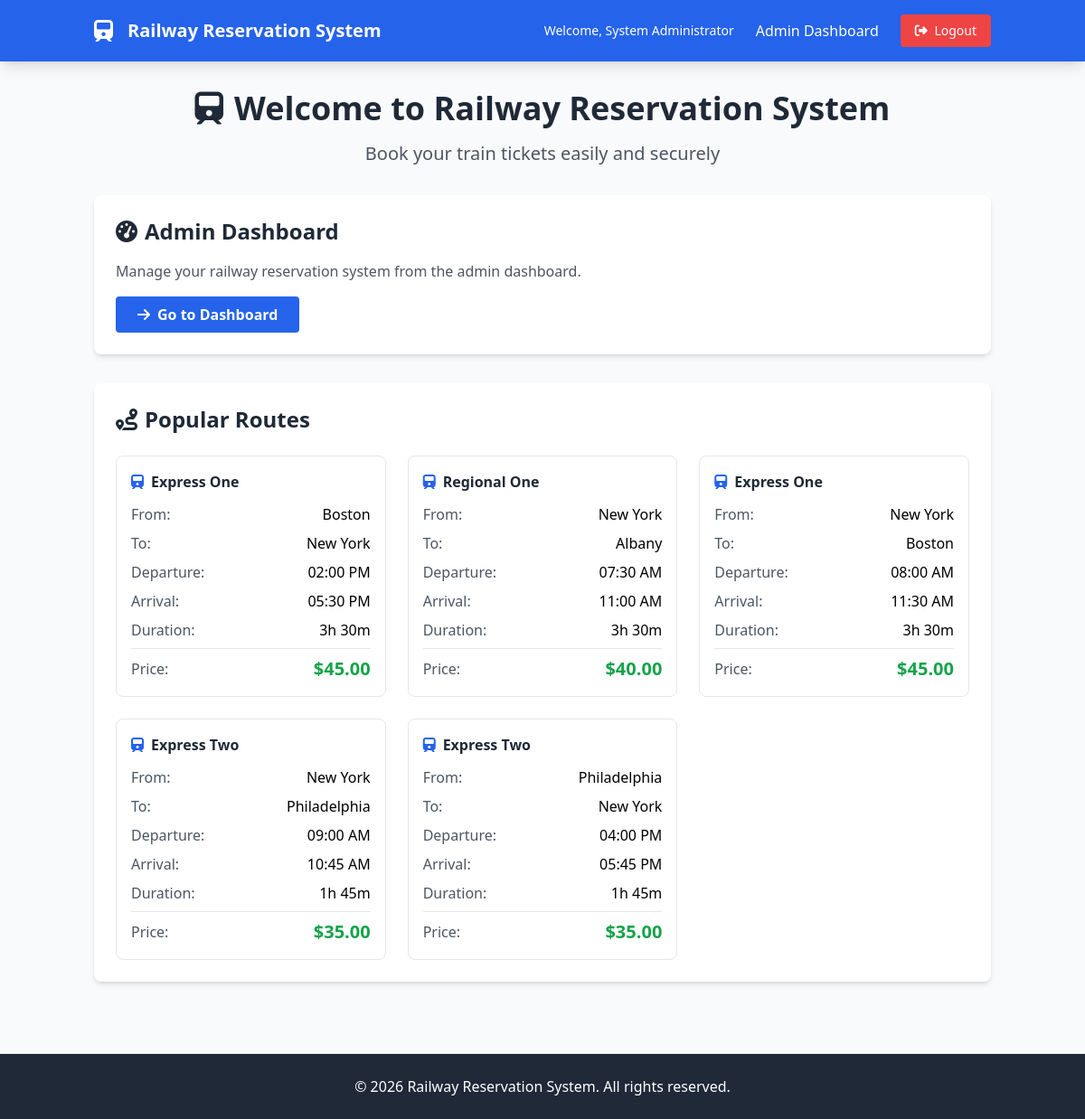
The page / (signed in) on the database its author committed.
### tables this page shows
CREATE TABLE routes (
    id INT AUTO_INCREMENT PRIMARY KEY,
    train_id INT NOT NULL,
    source_station VARCHAR(100) NOT NULL,
    destination_station VARCHAR(100) NOT NULL,
    distance_km DECIMAL(8,2) NOT NULL,
    departure_time TIME NOT NULL,
    arrival_time TIME NOT NULL,
    price_per_seat DECIMAL(8,2) NOT NULL,
    status ENUM('active', 'inactive') NOT NULL DEFAULT 'active',
    created_at TIMESTAMP DEFAULT CURRENT_TIMESTAMP,
    updated_at TIMESTAMP DEFAULT CURRENT_TIMESTAMP ON UPDATE CURRENT_TIMESTAMP,
    FOREIGN KEY (train_id) REFERENCES trains(id) ON DELETE CASCADE
);

CREATE TABLE trains (
    id INT AUTO_INCREMENT PRIMARY KEY,
    train_number VARCHAR(20) UNIQUE NOT NULL,
    train_name VARCHAR(100) NOT NULL,
    total_seats INT NOT NULL DEFAULT 100,
    available_seats INT NOT NULL DEFAULT 100,
    status ENUM('active', 'inactive') NOT NULL DEFAULT 'active',
    created_at TIMESTAMP DEFAULT CURRENT_TIMESTAMP,
    updated_at TIMESTAMP DEFAULT CURRENT_TIMESTAMP ON UPDATE CURRENT_TIMESTAMP
);

### includes/auth.php (called while the page is built, shortened)
<?php
require_once __DIR__ . '/database.php';
class Auth {
    public function isLoggedIn() {
        return isset($_SESSION['logged_in']) && $_SESSION['logged_in'] === true;
    }
    public function getCurrentUser() {
        if ($this->isLoggedIn()) {
            return [
                'id' => $_SESSION['user_id'],
                'username' => $_SESSION['username'],
                'user_type' => $_SESSION['user_type'],
                'full_name' => $_SESSION['full_name']
            ];
        }
        return null;
    }
}
?>

### includes/route.php (called while the page is built, shortened)
<?php
require_once __DIR__ . '/database.php';
class Route {
    private $db;
    public function __construct() {
        $this->db = new Database();
    }
    public function getAllRoutes() {
        try {
            $stmt = $this->db->prepare("
                SELECT r.*, t.train_name, t.train_number
                FROM routes r
                JOIN trains t ON r.train_id = t.id
                ORDER BY r.source_station, r.destination_station
            ");
            $stmt->execute();
            return $stmt->fetchAll();
        } catch(PDOException $e) {
            error_log("Get routes error: " . $e->getMessage());
            return [];
        }
    }
}
?>

### includes/database.php (called while the page is built, shortened)
<?php
class Database {
    private $host = DB_HOST;
    private $db_name = DB_NAME;
    private $username = DB_USER;
    private $password = DB_PASS;
    public function connect() {
        $this->conn = null;
        try {
            $this->conn = new PDO(
                "mysql:host=" . $this->host . ";dbname=" . $this->db_name,
                $this->username,
                $this->password
            );
            $this->conn->setAttribute(PDO::ATTR_ERRMODE, PDO::ERRMODE_EXCEPTION);
            $this->conn->setAttribute(PDO::ATTR_DEFAULT_FETCH_MODE, PDO::FETCH_ASSOC);
        } catch(PDOException $e) {
            echo "Connection error: " . $e->getMessage();
        }
        return $this->conn;
    }
    public function prepare($sql) {
        return $this->connect()->prepare($sql);
    }
}
?>

### includes/functions.php (called while the page is built, shortened)
<?php
function formatCurrency($amount) {
    return '$' . number_format($amount, 2);
}
function formatTime($time) {
    return date('h:i A', strtotime($time));
}
function timeToMinutes($time) {
    $parts = explode(':', $time);
    return ($parts[0] * 60) + $parts[1];
}
function calculateDuration($departure, $arrival) {
    $dep = timeToMinutes($departure);
    $arr = timeToMinutes($arrival);
    $duration = $arr - $dep;
    $hours = floor($duration / 60);
    $minutes = $duration % 60;
    return sprintf("%dh %dm", $hours, $minutes);
}
?>

### index.php (the view, shortened to what this page needs)
<?php
require_once 'includes/functions.php';
require_once 'includes/auth.php';
require_once 'includes/route.php';
$auth = new Auth();
$route = new Route();
$featured_routes = $route->getAllRoutes();
$featured_routes = array_slice($featured_routes, 0, 6);
$content = '
<div class="text-center mb-8">
    <h1 class="text-4xl font-bold text-gray-800 mb-4">
        <i class="fas fa-train mr-3"></i>Welcome to Railway Reservation System
    </h1>
    <p class="text-xl text-gray-600">Book your train tickets easily and securely</p>
</div>';
if (!$auth->isLoggedIn()) {
    $content .= '
<div class="grid md:grid-cols-2 gap-8 mb-12">
    <div class="bg-white rounded-lg shadow-md p-6">
        <h2 class="text-2xl font-bold mb-4 text-blue-600">
            <i class="fas fa-user mr-2"></i>Passenger Portal
        </h2>
        <p class="text-gray-600 mb-4">
            Search trains, check seat availability, book tickets, and manage your bookings.
        </p>
        <ul class="text-gray-600 mb-6 space-y-2">
            <li><i class="fas fa-check text-green-500 mr-2"></i>Search trains by route and date</li>
            <li><i class="fas fa-check text-green-500 mr-2"></i>Real-time seat availability</li>
            <li><i class="fas fa-check text-green-500 mr-2"></i>Secure online booking</li>
            <li><i class="fas fa-check text-green-500 mr-2"></i>Booking history management</li>
        </ul>
        <a href="login.php" class="inline-block bg-blue-600 hover:bg-blue-700 text-white font-bold py-2 px-6 rounded transition duration-300">
            <i class="fas fa-sign-in-alt mr-2"></i>Login as Passenger
        </a>
    </div>
    <div class="bg-white rounded-lg shadow-md p-6">
        <h2 class="text-2xl font-bold mb-4 text-green-600">
            <i class="fas fa-cog mr-2"></i>Admin Portal
        </h2>
        <p class="text-gray-600 mb-4">
            Manage trains, routes, and monitor all passenger bookings and system operations.
        </p>
        <ul class="text-gray-600 mb-6 space-y-2">
            <li><i class="fas fa-check text-green-500 mr-2"></i>Train management (CRUD)</li>
            <li><i class="fas fa-check text-green-500 mr-2"></i>Route configuration</li>
            <li><i class="fas fa-check text-green-500 mr-2"></i>Booking monitoring</li>
            <li><i class="fas fa-check text-green-500 mr-2"></i>Seat availability tracking</li>
        </ul>
        <a href="login.php" class="inline-block bg-green-600 hover:bg-green-700 text-white font-bold py-2 px-6 rounded transition duration-300">
            <i class="fas fa-sign-in-alt mr-2"></i>Login as Admin
        </a>
    </div>
</div>';
} else {
    $user = $auth->getCurrentUser();
    if ($user['user_type'] === 'admin') {
        $content .= '
<div class="bg-white rounded-lg shadow-md p-6 mb-8">
    <h2 class="text-2xl font-bold mb-4 text-gray-800">
        <i class="fas fa-tachometer-alt mr-2"></i>Admin Dashboard
    </h2>
    <p class="text-gray-600 mb-4">Manage your railway reservation system from the admin dashboard.</p>
    <a href="admin/dashboard.php" class="inline-block bg-blue-600 hover:bg-blue-700 text-white font-bold py-2 px-6 rounded transition duration-300">
        <i class="fas fa-arrow-right mr-2"></i>Go to Dashboard
    </a>
</div>';
    }
}
$content .= '
<div class="bg-white rounded-lg shadow-md p-6">
    <h2 class="text-2xl font-bold mb-6 text-gray-800">
        <i class="fas fa-route mr-2"></i>Popular Routes
    </h2>
    <div class="grid md:grid-cols-2 lg:grid-cols-3 gap-6">';
if (!empty($featured_routes)) {
    foreach ($featured_routes as $route) {
        $duration = calculateDuration($route['departure_time'], $route['arrival_time']);
        $content .= '
        <div class="border rounded-lg p-4 hover:shadow-lg transition duration-300">
            <div class="flex items-center mb-3">
                <i class="fas fa-train text-blue-600 mr-2"></i>
                <span class="font-semibold text-gray-800">' . htmlspecialchars($route['train_name']) . '</span>
            </div>
            <div class="space-y-2">
                <div class="flex justify-between">
                    <span class="text-gray-600">From:</span>
                    <span class="font-medium">' . htmlspecialchars($route['source_station']) . '</span>
                </div>
                <div class="flex justify-between">
                    <span class="text-gray-600">To:</span>
                    <span class="font-medium">' . htmlspecialchars($route['destination_station']) . '</span>
                </div>
                <div class="flex justify-between">
                    <span class="text-gray-600">Departure:</span>
                    <span class="font-medium">' . formatTime($route['departure_time']) . '</span>
                </div>
                <div class="flex justify-between">
                    <span class="text-gray-600">Arrival:</span>
                    <span class="font-medium">' . formatTime($route['arrival_time']) . '</span>
                </div>
                <div class="flex justify-between">
                    <span class="text-gray-600">Duration:</span>
                    <span class="font-medium">' . $duration . '</span>
                </div>
                <div class="flex justify-between items-center pt-2 border-t">
                    <span class="text-gray-600">Price:</span>
                    <span class="text-xl font-bold text-green-600">' . formatCurrency($route['price_per_seat']) . '</span>
                </div>
            </div>';
        $content .= '
        </div>';
    }
} else {
    $content .= '
    <div class="col-span-full text-center py-8">
        <p class="text-gray-500">No routes available at the moment.</p>
    </div>';
}
$content .= '
    </div>
</div>';
require_once 'includes/header.php';
?>

### rows shown on the page
routes: train.train_name "Express One", source_station "Boston", destination_station "New York", departure_time "02:00 PM", arrival_time "05:30 PM", duration "3h 30m", price_per_seat "$45.00"
routes: train.train_name "Regional One", source_station "New York", destination_station "Albany", departure_time "07:30 AM", arrival_time "11:00 AM", duration "3h 30m", price_per_seat "$40.00"
routes: train.train_name "Express One", source_station "New York", destination_station "Boston", departure_time "08:00 AM", arrival_time "11:30 AM", duration "3h 30m", price_per_seat "$45.00"
routes: train.train_name "Express Two", source_station "New York", destination_station "Philadelphia", departure_time "09:00 AM", arrival_time "10:45 AM", duration "1h 45m", price_per_seat "$35.00"
routes: train.train_name "Express Two", source_station "Philadelphia", destination_station "New York", departure_time "04:00 PM", arrival_time "05:45 PM", duration "1h 45m", price_per_seat "$35.00"

### other values the page prints
$_SESSION['full_name'] "System Administrator"
